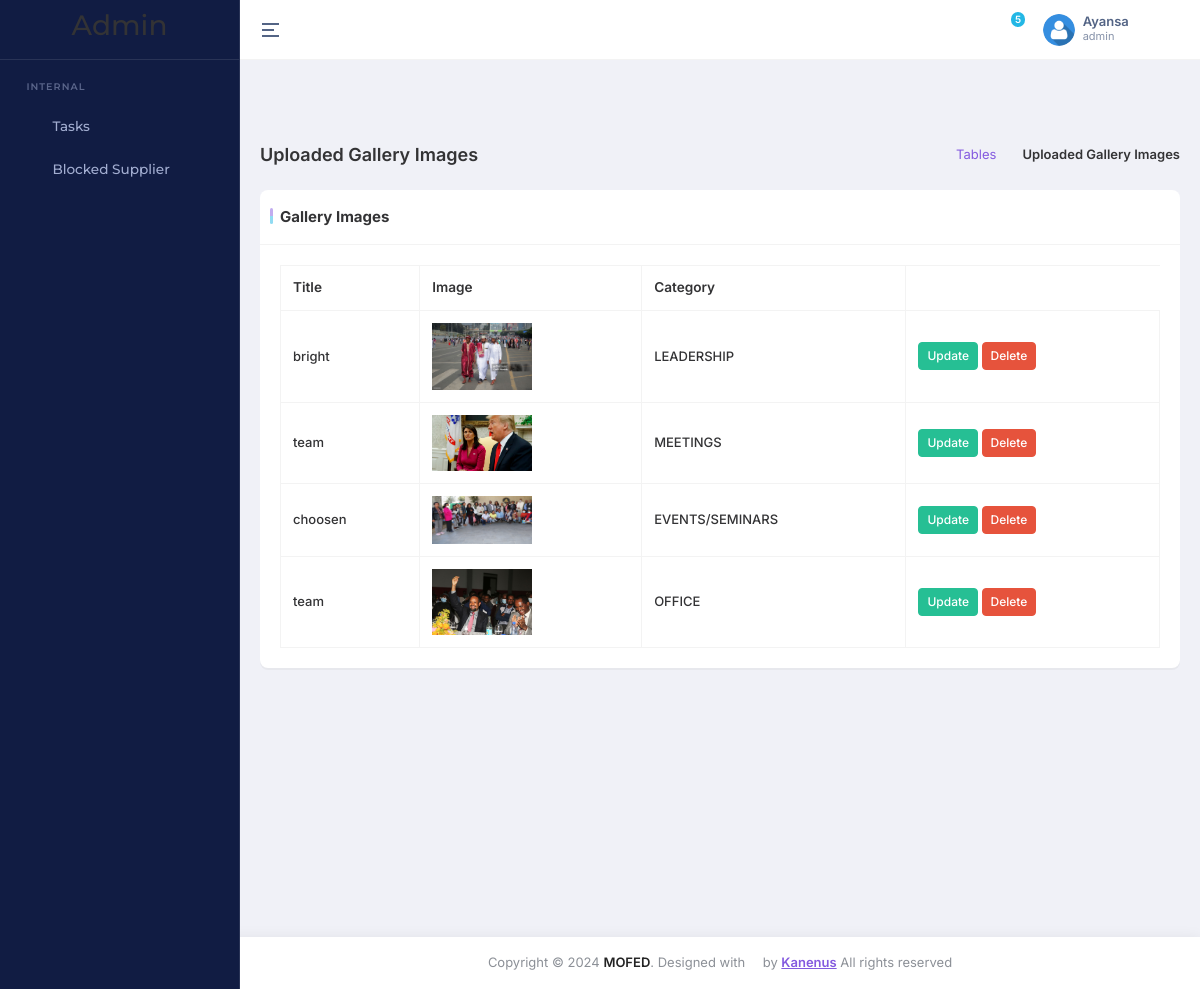
/dashboard/gallery_list_view/ (signed in), run on the app's committed database.
### accounts/models.py (models this page shows)
class UserProfile(AbstractBaseUser, PermissionsMixin):
    email = models.EmailField(unique=True)
    first_name = models.CharField(('first name'), max_length=150, blank=True)
    last_name = models.CharField(('last name'), max_length=150, blank=True)
    role = models.CharField(max_length=20, choices=USER_ROLES, default='visitor')
    profile_pic = models.ImageField(upload_to='profile_pics/', null=True, blank=True)
    phonenumber = models.CharField(max_length=15, null=True, blank=True)
    groups = models.ManyToManyField(Group, blank=True, related_name='user_profiles')
    user_permissions = models.ManyToManyField(
        Permission, blank=True, related_name='user_profiles_permissions'
    )
    is_active = models.BooleanField(default=False)
    is_staff = models.BooleanField(default=False)
    is_superuser = models.BooleanField(default=False)
    status = models.CharField(max_length=100, choices=STATUS, default='Pending')
    created_date = models.DateTimeField(auto_now_add=True, editable=False)
    date_joined = models.DateTimeField(('date joined'), default=timezone.now)
    objects = MyUserManager()
    USERNAME_FIELD = 'email'
    REQUIRED_FIELDS = ['first_name', 'last_name'] # will appear at py manage.py createsuperuser thingy
    class Meta:
        ordering = ('-id',)

### dashboard/models.py (models this page shows, shortened)
class GalleryImage(models.Model):
    title = models.CharField(max_length=255)
    image = models.ImageField(upload_to='gallery_images/', help_text="Please select an image with close width and height resolution (400p x 300px).")
    category = models.CharField(max_length=50, choices=CATEGORY_CHOICES)

### dashboard/views.py (the view)
# urls.py: path('gallery_list_view/',gallery_list_view, name='gallery_list_view'),
def gallery_list_view(request):
    images = GalleryImage.objects.all()
    return render(request, 'gallaries_list_admin.html', {'images': images})

### core/context_processors.py (called while the page is built)
def recent_news_mega(request):
    recent_news = NewsArticle.objects.order_by('-created_at')
    recent_news  = recent_news[:4] if recent_news else recent_news
    return {'recent_news_mega':recent_news}

def stgs(request):
    contact_info = ContactInfo.objects.first()
    quick_links = QuickLink.objects.all()
    pages = Pages.objects.first()
    return {
        'contact_info': contact_info,  # Include footer data in context
        'quick_links': quick_links,  # Include footer data in context
        'stg':Settings.objects.first(),
        'pages': pages
    }

### dashboard/templates/gallaries_list_admin.html (shortened to what this page needs)
{% extends 'base_new_admin.html' %}
{% load static %}
{% block main %}
    <div class="main-content app-content">
        <div class="container-fluid">
            <div class="d-md-flex d-block align-items-center justify-content-between my-4 page-header-breadcrumb">
                <h1 class="page-title fw-semibold fs-18 mb-0">Uploaded Gallery Images</h1>
                <div class="ms-md-1 ms-0">
                    <nav>
                        <ol class="breadcrumb mb-0">
                            <li class="breadcrumb-item"><a href="javascript:void(0);">Tables</a></li>
                            <li class="breadcrumb-item active" aria-current="page">Uploaded Gallery Images</li>
                        </ol>
                    </nav>
                </div>
            </div>
            <div class="row">
                <div class="col-xl-12">
                    <div class="card custom-card">
                        <div class="card-header">
                            <div class="card-title">
                                Gallery Images
                            </div>
                        </div>
                        <div class="card-body">
                            <div class="table-responsive">
                                <table id="datatable-basic" class="table table-bordered text-nowrap w-100 datatable">
                                    <thead>
                                        <tr>
                                            <th>Title</th>
                                            <th>Image</th>
                                            <th>Category</th>
                                        </tr>
                                    </thead>
                                    <tbody>
                                        {% for image in images %}
                                        <tr>
                                            <td>{{ image.title }}</td>
                                            <td><img src="{{ image.image.url }}" alt="{{ image.title }}" width="100"></td>
                                            <td>{{ image.category }}</td>
                                            <td>
                                                <a href="{% url 'update_gallery_image' image_id=image.id %}" class="btn btn-success btn-sm">Update</a>
                                                <form action="#" method="post" style="display: inline;">
                                                    <button class="btn btn-danger btn-sm" onclick="confirmDelete('{{ image.id }}')">Delete</button>
                                                </form>
                                            </td>
                                        </tr>
                                        {% endfor %}
                                    </tbody>
                                </table>
                            </div>
                        </div>
                    </div>
                </div>
            </div>
        </div>
    </div>
{% endblock %}

### task_manager/templates/base_new_admin.html (shortened to what this page needs)
{% load static %}
{% load menu_tags %}
{% load static cms_tags sekizai_tags  %}
<!DOCTYPE html>
<html lang="en" dir="ltr" data-nav-layout="vertical" data-theme-mode="light" data-header-styles="light" data-menu-styles="dark" data-toggled="close">
<head>
    <link id="style" href="{% static 'dashboard/libs/bootstrap/css/bootstrap.min.css' %}" rel="stylesheet" >
    <link href="{% static 'dashboard/css/styles.min.css' %}" rel="stylesheet" >
    <link href="{% static 'dashboard/css/icons.css' %}" rel="stylesheet" >
    <link href="{% static 'dashboard/libs/node-waves/waves.min.css' %}" rel="stylesheet" >
    <link href="{% static 'dashboard/libs/simplebar/simplebar.min.css' %}" rel="stylesheet" >
    <link rel="stylesheet" href="{% static 'dashboard/libs/flatpickr/flatpickr.min.css' %}">
    <link rel="stylesheet" href="{% static 'dashboard/libs/@simonwep/pickr/themes/nano.min.css' %}">
    <link rel="stylesheet" href="{% static 'dashboard/libs/jsvectormap/css/jsvectormap.min.css' %}">
    <link rel="stylesheet" href="{% static 'dashboard/libs/swiper/swiper-bundle.min.css' %}">
    <link rel="stylesheet" href="{% static 'dashboard/libs/choices.js/public/assets/styles/choices.min.css' %}">
</head>
<body>
    <div class="page">
        <header class="app-header" style="position: relative;">
            <div class="main-header-container container-fluid">
                <div class="header-content-left">
                    <div class="header-element">
                        <a aria-label="Hide Sidebar" class="sidemenu-toggle header-link animated-arrow hor-toggle horizontal-navtoggle" data-bs-toggle="sidebar" href="javascript:void(0);"><span></span></a>
                    </div>
                </div>
                <div class="header-content-right">
                    <div class="header-element header-theme-mode">
                        <a href="javascript:void(0);" class="header-link layout-setting">
                            <span class="light-layout">
                            <i class="bx bx-moon header-link-icon"></i>
                            </span>
                        </a>
                    </div>
                    <div class="header-element notifications-dropdown">
                        <a href="javascript:void(0);" class="header-link dropdown-toggle" data-bs-toggle="dropdown" data-bs-auto-close="outside" id="messageDropdown" aria-expanded="false">
                            <i class="bx bx-bell header-link-icon"></i>
                            <span class="badge bg-secondary rounded-pill header-icon-badge pulse pulse-secondary" id="notification-icon-badge">5</span>
                        </a>
                    </div>
                    <div class="header-element">
                        <a href="javascript:void(0);" class="header-link dropdown-toggle" id="mainHeaderProfile" data-bs-toggle="dropdown" data-bs-auto-close="outside" aria-expanded="false">
                            <div class="d-flex align-items-center">
                                <div class="me-sm-2 me-0">
                                    {% if user.profile_pic %}
                                    <img src="{{ user.profile_pic.url }}"  alt="img" width="32" height="32" class="rounded-circle">
                                    {% else %}
                                    <img src="{% static 'front/imgs/team/user.png' %}"  alt="img" width="32" height="32" class="rounded-circle">
                                    {% endif %}
                                </div>
                                <div class="d-sm-block d-none">
                                    <p class="fw-semibold mb-0 lh-1">{{user.first_name}}</p>
                                    <span class="op-7 fw-normal d-block fs-11">{{user.role}}</span>
                                </div>
                            </div>
                        </a>
                    </div>
                    <div class="header-element">
                        <a href="javascript:void(0);" class="header-link switcher-icon" data-bs-toggle="offcanvas" data-bs-target="#switcher-canvas">
                            <i class="bx bx-cog header-link-icon"></i>
                        </a>
                    </div>
                </div>
            </div>
        </header>
        <aside class="app-sidebar sticky" id="sidebar">
            <div class="main-sidebar-header">
                <a href="" class="header-logo">
                    <h3>Admin </h3>
                </a>
            </div>
            <div class="main-sidebar" id="sidebar-scroll">
                <nav class="main-menu-container nav nav-pills flex-column sub-open">
                    <ul class="main-menu">
                        <li class="slide__category"><span class="category-name">Internal</span></li>
                        <li class="slide has-sub">
                            <a href="javascript:void(0);" class="side-menu__item">
                                <i class="bx bx-task side-menu__icon"></i>
                                <span class="side-menu__label">Tasks</span>
                                <i class="fe fe-chevron-right side-menu__angle"></i>
                            </a>
                        </li>
                        <li class="slide">
                            <a href="{% url 'supplier_list' %}" class="side-menu__item">
                                <i class="bx bx-block side-menu__icon"></i>
                                <span class="side-menu__label">Blocked Supplier</span>
                            </a>
                        </li>
                    </ul>
                </nav>
            </div>
        </aside>
        {% block main%}{% endblock %}
        <footer class="footer mt-auto py-3 bg-white text-center">
            <div class="container">
                <span class="text-muted"> Copyright © <span id="year"></span> <a
                        href="javascript:void(0);" class="text-dark fw-semibold">MOFED</a>.
                    Designed with <span class="bi bi-heart-fill text-danger"></span> by <a href="javascript:void(0);">
                        <span class="fw-semibold text-primary text-decoration-underline">Kanenus</span>
                    </a> All
                    rights
                    reserved
                </span>
            </div>
        </footer>
    </div>
</body>
</html>

### data on the page
UserProfile: first_name "Ayansa", role "admin"
GalleryImage: title "bright", image (picture), category "LEADERSHIP"
GalleryImage: title "team", image (picture), category "MEETINGS"
GalleryImage: title "choosen", image (picture), category "EVENTS/SEMINARS"
GalleryImage: title "team", image (picture), category "OFFICE"
